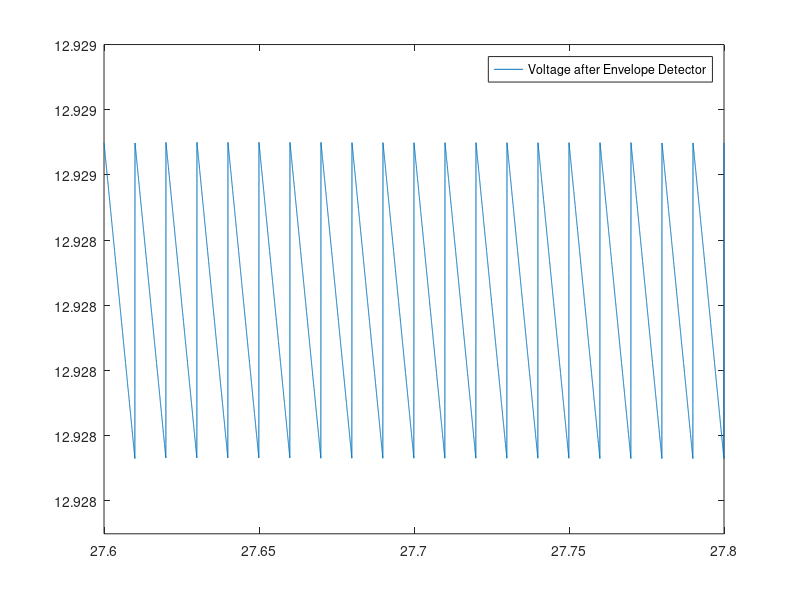
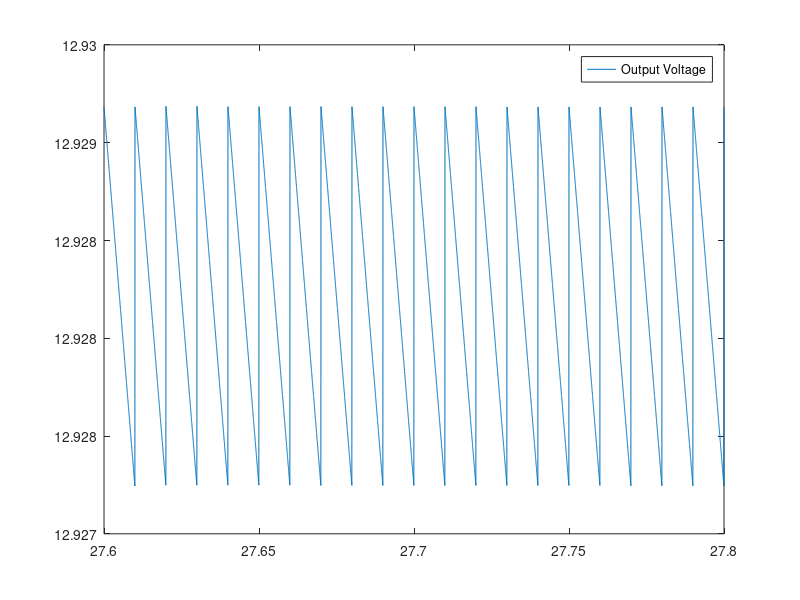
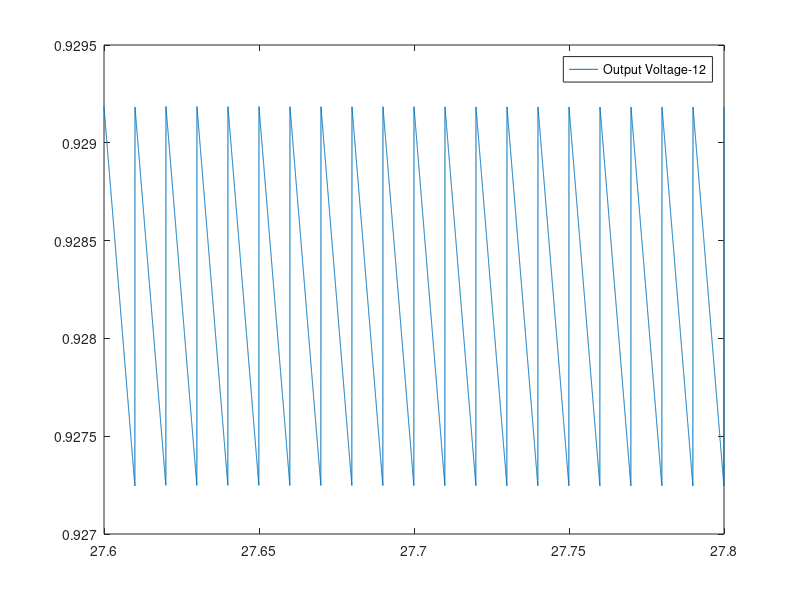
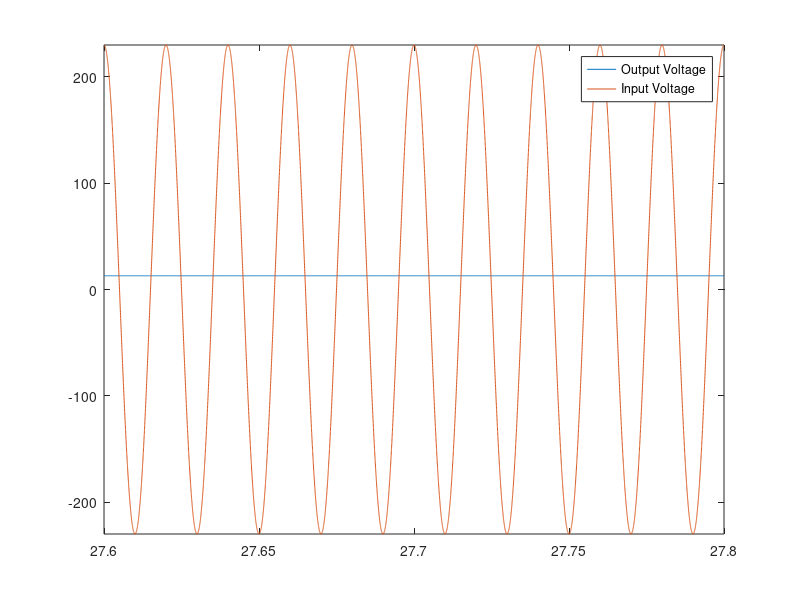

The MATLAB script that drew these images, in order:
clear all
close all

format long

period = 10;
n = 17.78988;
A = 230/n;
f=50;
#t0 = 0
t0 = 27600e-3
t=linspace(t0, t0+period/f, 10000);
w=2*pi*f;
V_ON = 0.7;
vT = 0.025;
eta = 1;
N = 31;
Is  = 1e-14;
R = 200;
C = 0.00000133;
R1 = 1e8; #symbolizing the absence of resistor in parallel

v_in = 230*cos(w*t);
v = A*cos(w*t);

v_abs = zeros(1, length(t));
v_toff = zeros(1, length(t));
vo = zeros(1, length(t));
vC = zeros(1, length(t));
vL = zeros(1, length(t));
final_vo = zeros(1, length(t));

tOFF = (1/(2*w)) * atan(1/((2*w)*R1*C));

vC = A*cos(2*w*tOFF)*exp(-(t-t0-tOFF)/(R1*C));

##voltage after wave rectified (no need to simulate that part, pretty straightforward)
for i=1:length(t)
    v_abs(i) = abs(v(i));
endfor

umPeriodo = 1/(2*f);

for i=1:length(t)
  if t(i) < tOFF
    v_toff(i) = v_abs(i);
  elseif vC(i) > v_abs(i)
    v_toff(i) = vC(i);
  else 
    tOFF = tOFF + 1/f/2;
    vC = A*abs(cos(2*w*tOFF)) * exp(-(t-t0-tOFF)/R1/C);
    v_toff(i) = v_abs(i);
  endif
endfor

#Regulating our voltage
rd = eta*vT/(Is*exp((12.5/N)/(eta*vT)))

%restriction depending on the number of diodes and V_on
for i = 1:length(t)
  if (v_toff(i)>N*V_ON)
    vL(i) = N*V_ON;
    else
    vL(i) = v_toff(i);
  endif
endfor

%relation between alternating current component and diodes
%incremental resistor
for i = 1:length(t)
    vo(i) = N*rd/(N*rd+R) * (v_toff(i)-mean(v_toff));
endfor 

final_vo = vL + vo;

ripples = max(final_vo) - min(final_vo)



plot(t, v_toff);
ylim([12.9275 12.929]);
legend("Voltage after Envelope Detector");
print ("antes_mat.png", "-dpng");

plot(t, final_vo);
ylim([12.927 12.9295]);
legend("Output Voltage");
print ("zauzau_mat.png", "-dpng");

plot(t, final_vo-12);
ylim([12.927-12 12.9295-12]);
legend("Output Voltage-12");
print ("deviation_mat.png", "-dpng");

plot(t, final_vo,t, v_in);
ylim([-230 230]);
legend("Output Voltage","Input Voltage");
print ("acdc.png", "-dpng");